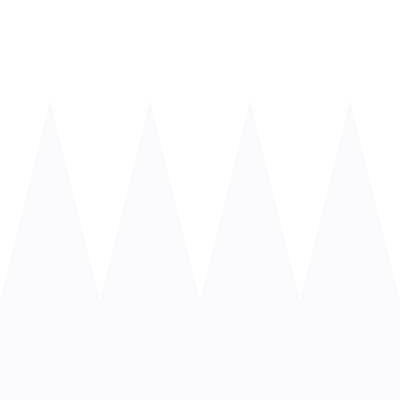
Frame 1 (no input)
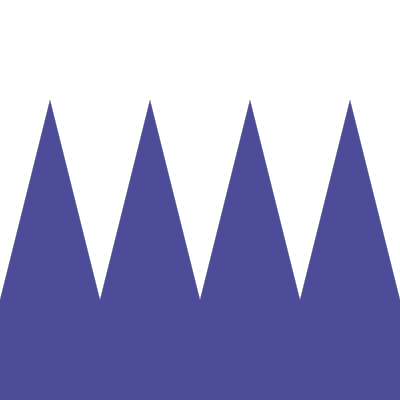
Frame 60 (the mouse pressed at the canvas centre just before this capture)
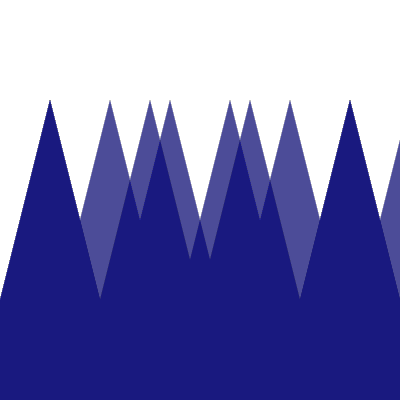
Frame 120 (the mouse held since frame 60 and released just before this capture)

The Processing sketch that drew these frames (run headless with seeded random() and noise(); from frame 60 on, the mouse is pressed at the canvas centre):

// Processing sketch: processing_75184
// ── processing_75184.pde

void setup() {
  size(400, 400);
  background (255);
  smooth();
  noStroke();
}

void draw() {
  for (int x =0; x < width; x = x + 100 - mouseX/5) {
    fill(255,0.5);
    rect(0,0,400,400);
    
    fill (0,0,100, 5);
    triangle(x, 300, x + 50, 300, x + 50, 100);
    triangle(x + 50, 300, x + 50, 100, x + 100, 300);
    rect(x, 300, 100, 100);
  }
}
